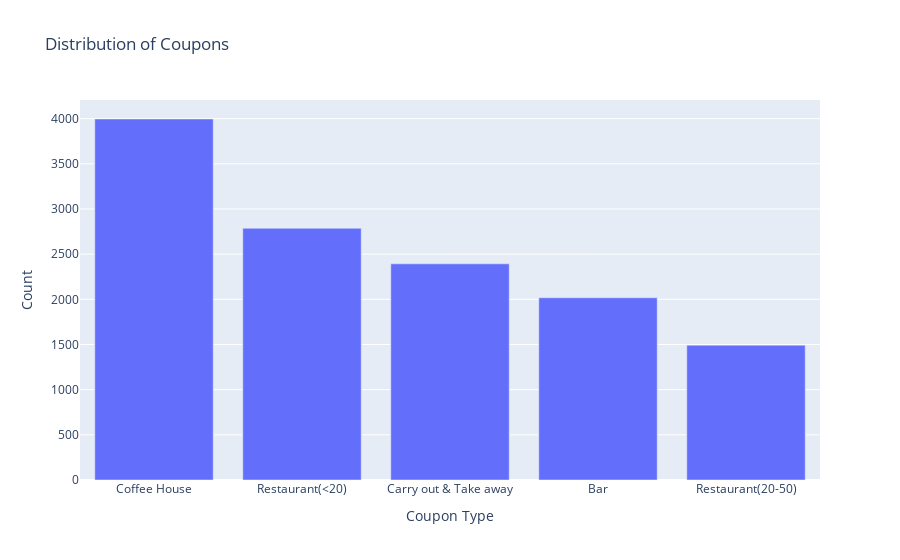

Notebook code for this chart:
### Markdown cell above
5. Use a bar plot to visualize the `coupon` column.

### Code cell
coupon_counts = data['coupon'].value_counts()

# Create a Plotly bar plot
fig = px.bar(x=coupon_counts.index, y=coupon_counts.values, labels={'x':'Coupon Type', 'y':'Count'},
             title='Distribution of Coupons')
fig.show()

### Figure 1 — Plotly figure (JSON) as saved in the notebook; plotly's stock layout.template omitted (floating-point values rounded to 4 significant figures)
{"data": [{"alignmentgroup": "True", "hovertemplate": "Coupon Type=%{x}<br>Count=%{y}<extra></extra>", "legendgroup": "", "marker": {"color": "#636efa", "pattern": {"shape": ""}}, "name": "", "offsetgroup": "", "orientation": "v", "showlegend": false, "textposition": "auto", "type": "bar", "x": ["Coffee House", "Restaurant(<20)", "Carry out & Take away", "Bar", "Restaurant(20-50)"], "xaxis": "x", "y": [3996, 2786, 2393, 2017, 1492], "yaxis": "y"}], "layout": {"barmode": "relative", "legend": {"tracegroupgap": 0}, "title": {"text": "Distribution of Coupons"}, "xaxis": {"anchor": "y", "domain": [0, 1], "title": {"text": "Coupon Type"}}, "yaxis": {"anchor": "x", "domain": [0, 1], "title": {"text": "Count"}}}}
